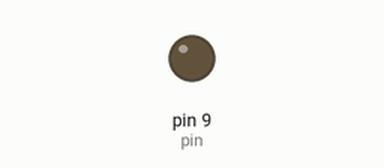
Recording of a sketch running on a simulated Arduino Uno, built with avr-gcc and run on an emulated ATmega328P. Shown: output pins drawn as LEDs (lit = HIGH).

Above: at 0.05 s.
At 3.2 s:
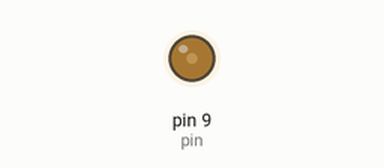
At 6.4 s:
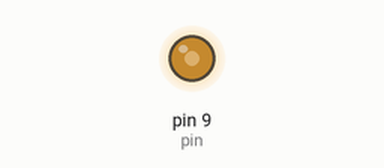
At 12.8 s:
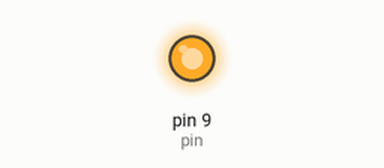
Timing chart, 0 to 16.6 s (numbered marks = the images above):
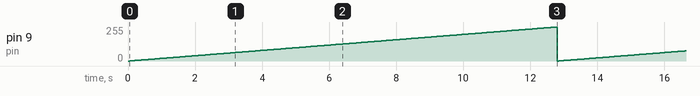

The sketch:

007_01_analog_write.ino
```cpp
// https://www.youtube.com/watch?v=6CRhpUV92ww&list=PLGs0VKk2DiYw-L-RibttcvK-WBZm8WLEP&index=7

int pin = 9;
int maxBrightness = 255;
int minBrightness = 0;
int brightness = minBrightness; // 0 to 255
int delayMs = 50;
int increment = 1;

void setup() {
  pinMode(pin,OUTPUT);
}

void loop() {
  analogWrite(pin,brightness);

  brightness = brightness + increment;

  if (brightness > maxBrightness){
    brightness = minBrightness;
  }

  delay(delayMs);
}
```

Measured:
- by itself, pin 9 (pin): ramps from 0/255 to 255/255 and jumps back, once every 12.8 s
